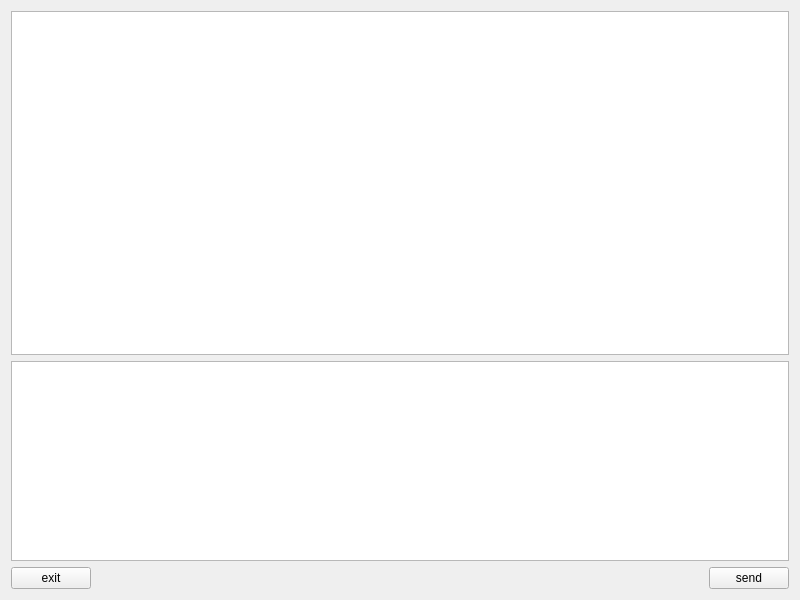
<?xml version="1.0" encoding="UTF-8"?>
<ui version="4.0">
 <class>Widget</class>
 <widget class="QWidget" name="Widget">
  <property name="geometry">
   <rect>
    <x>0</x>
    <y>0</y>
    <width>800</width>
    <height>600</height>
   </rect>
  </property>
  <property name="windowTitle">
   <string>Widget</string>
  </property>
  <layout class="QGridLayout" name="gridLayout">
   <item row="0" column="0" colspan="3">
    <widget class="QTextEdit" name="history">
     <property name="readOnly">
      <bool>true</bool>
     </property>
    </widget>
   </item>
   <item row="1" column="0" colspan="3">
    <widget class="QTextEdit" name="edit">
     <property name="maximumSize">
      <size>
       <width>16777215</width>
       <height>200</height>
      </size>
     </property>
    </widget>
   </item>
   <item row="2" column="0">
    <widget class="QPushButton" name="exitbutton">
     <property name="text">
      <string>exit</string>
     </property>
    </widget>
   </item>
   <item row="2" column="1">
    <spacer name="horizontalSpacer">
     <property name="orientation">
      <enum>Qt::Horizontal</enum>
     </property>
     <property name="sizeHint" stdset="0">
      <size>
       <width>581</width>
       <height>20</height>
      </size>
     </property>
    </spacer>
   </item>
   <item row="2" column="2">
    <widget class="QPushButton" name="sendbutton">
     <property name="text">
      <string>send</string>
     </property>
    </widget>
   </item>
  </layout>
 </widget>
 <resources/>
 <connections/>
</ui>
